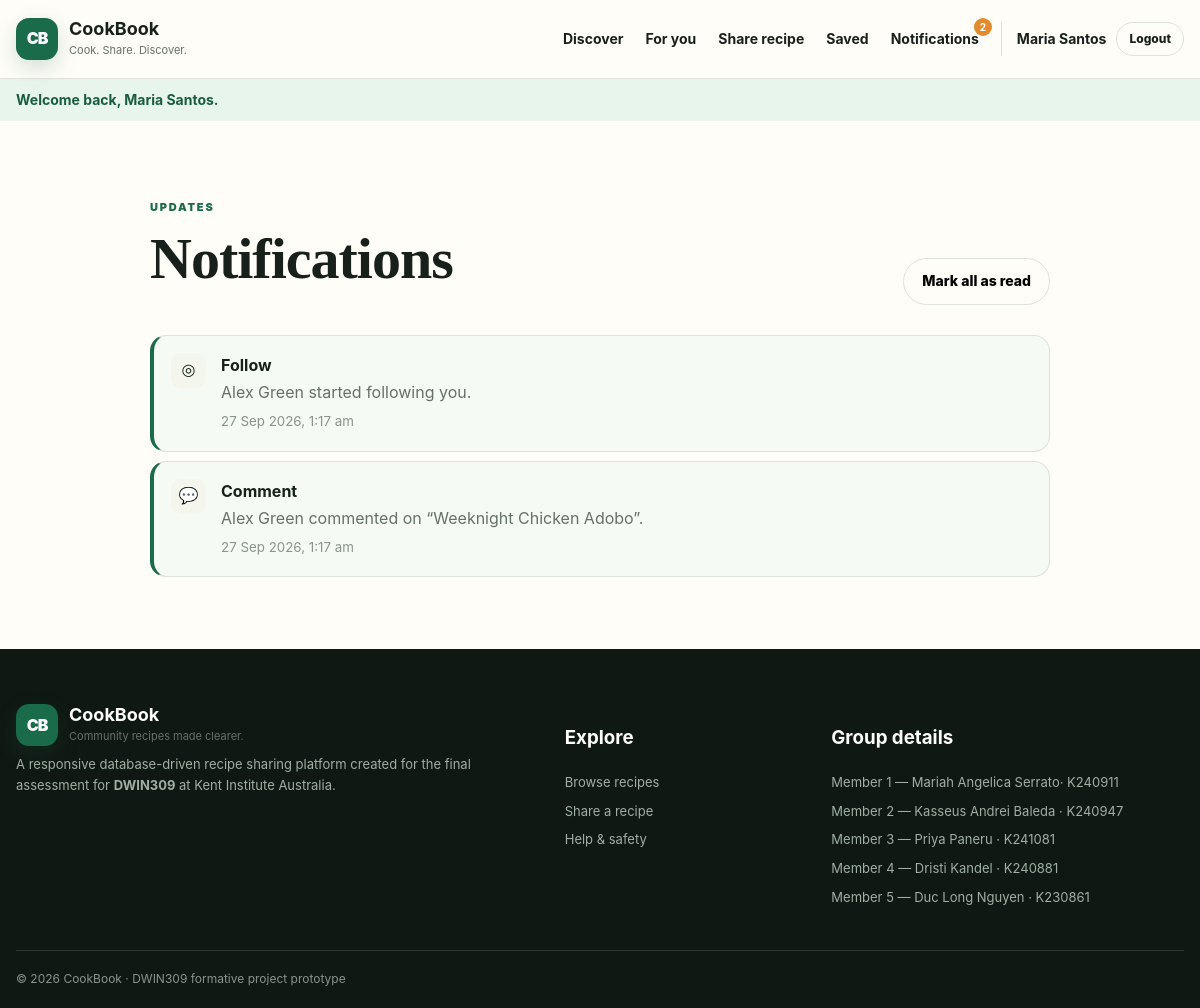
/notifications.php (signed in), run on the app's committed database.
### tables this page shows
CREATE TABLE notifications (
    id INT UNSIGNED AUTO_INCREMENT PRIMARY KEY,
    user_id INT UNSIGNED NOT NULL,
    type VARCHAR(30) NOT NULL,
    message VARCHAR(255) NOT NULL,
    link_url VARCHAR(500) NULL,
    is_read TINYINT(1) NOT NULL DEFAULT 0,
    read_at DATETIME NULL,
    created_at TIMESTAMP NOT NULL DEFAULT CURRENT_TIMESTAMP,
    CONSTRAINT fk_notifications_user FOREIGN KEY (user_id) REFERENCES users(id) ON DELETE CASCADE,
    INDEX idx_notifications_user_read (user_id, is_read, created_at)
);

### includes/functions.php (called while the page is built, shortened)
<?php
require_once __DIR__ . '/../config/db.php';
function url(string $path = ''): string
{
    return APP_BASE . ($path !== '' ? '/' . ltrim($path, '/') : '');
}
function e(?string $value): string
{
    return htmlspecialchars((string)$value, ENT_QUOTES, 'UTF-8');
}
function consume_flashes(): array
{
    $items = $_SESSION['flash'] ?? [];
    return $items;
}

### config/db.php (called while the page is built, shortened)
<?php
function db(): PDO
{
    static $pdo = null;
    if ($pdo instanceof PDO) {
        return $pdo;
    }
    $dsn = sprintf('mysql:host=%s;port=%d;dbname=%s;charset=utf8mb4', DB_HOST, DB_PORT, DB_NAME);
    $pdo = new PDO($dsn, DB_USER, DB_PASS, [
        PDO::ATTR_ERRMODE => PDO::ERRMODE_EXCEPTION,
        PDO::ATTR_DEFAULT_FETCH_MODE => PDO::FETCH_ASSOC,
        PDO::ATTR_EMULATE_PREPARES => false,
    ]);
    return $pdo;
}

### notifications.php (the view, shortened to what this page needs)
<?php
declare(strict_types=1);require_once __DIR__.'/includes/functions.php';require_login();$uid=(int)current_user()['id'];
$stmt=db()->prepare('SELECT * FROM notifications WHERE user_id=? ORDER BY created_at DESC LIMIT 100');$stmt->execute([$uid]);$items=$stmt->fetchAll();$pageTitle='Notifications';require __DIR__.'/includes/header.php';?>
<section class="section container narrow-wide"><div class="section-heading"><div><span class="eyebrow">Updates</span><h1>Notifications</h1></div><form method="post"><?=csrf_field()?><button class="button button-ghost">Mark all as read</button></form></div><div class="notification-list"><?php if(!$items):?><div class="empty-state"><h3>You’re all caught up</h3><p>Comments, follows and moderation updates will appear here.</p></div><?php endif;?><?php foreach($items as $n):?><a class="notification <?=$n['is_read']?'':'unread'?>" href="<?=e(url('notifications.php?open='.$n['id']))?>"><span class="notification-icon"><?=match($n['type']){'comment'=>'💬','follow'=>'◎','moderation'=>'✓',default=>'•'}?></span><span><strong><?=e(ucfirst($n['type']))?></strong><p><?=e($n['message'])?></p><small><?=e(date('j M Y, g:i a',strtotime($n['created_at'])))?></small></span></a><?php endforeach;?></div></section>
<?php require __DIR__.'/includes/footer.php';?>

### assets/css/style.css (style rules this page uses)
:root { --ink:#18201b;--muted:#667168;--paper:#fffdf8;--surface:#ffffff;--soft:#f4f5ec;--line:#dde2da; --brand:#196b4a;--brand-dark:#104b35;--accent:#e38b2c;--danger:#a53c3c;--success:#27734f; --shadow:0 18px 50px rgba(24,32,27,.09);--radius:22px;--radius-sm:13px;--max:1180px; }
* { box-sizing:border-box }
html { scroll-behavior:smooth }
body { margin:0;font-family:Inter,ui-sans-serif,system-ui,-apple-system,"Segoe UI",sans-serif;background:var(--paper);color:var(--ink);line-height:1.6 }
a { color:inherit;text-decoration:none }
button,input,select,textarea { font:inherit }
button { cursor:pointer }
.container { width:min(calc(100% - 32px),var(--max));margin-inline:auto }
.narrow-wide { max-width:900px }
.button { display:inline-flex;align-items:center;justify-content:center;gap:7px;border:1px solid transparent;border-radius:999px;padding:11px 18px;font-weight:800;font-size:14px;transition:.18s ease;min-height:44px }
.button-ghost { background:transparent;border-color:var(--line) }
.eyebrow { text-transform:uppercase;letter-spacing:1.8px;font-size:11px;font-weight:900;color:var(--brand) }
.section { padding:72px 0 }
.section-heading { display:flex;align-items:end;justify-content:space-between;gap:25px;margin-bottom:30px }
.section-heading h1,.section-heading h2 { margin:5px 0 0 }
.section h1,.section h2,.browse-head h1,.editor-head h1,.admin-head h1 { font-family:Georgia,"Times New Roman",serif;line-height:1.1;letter-spacing:-1px }
.section h1,.browse-head h1,.editor-head h1,.admin-head h1 { font-size:clamp(38px,5vw,58px);margin:8px 0 14px }
.notification-list { display:grid;gap:9px }
.notification { display:grid;grid-template-columns:38px 1fr;gap:12px;padding:17px;border:1px solid var(--line);border-radius:16px;background:#fff }
.notification.unread { border-left:4px solid var(--brand);background:#f5faf5 }
.notification p { margin:2px 0;color:var(--muted) }
.notification small { color:#8a938d }
.notification-icon { width:35px;height:35px;border-radius:10px;background:var(--soft);display:grid;place-items:center }

### data on the page
notifications: type "◎", type "Follow", message "Alex Green started following you.", created_at "27 Sep 2026, 1:17 am"
notifications: type "💬", type "Comment", message "Alex Green commented on “Weeknight Chicken Adobo”.", created_at "27 Sep 2026, 1:17 am"

### other printed values
$count "2"
$user['display_name'] "Maria Santos"
$flash['message'] "Welcome back, Maria Santos."
